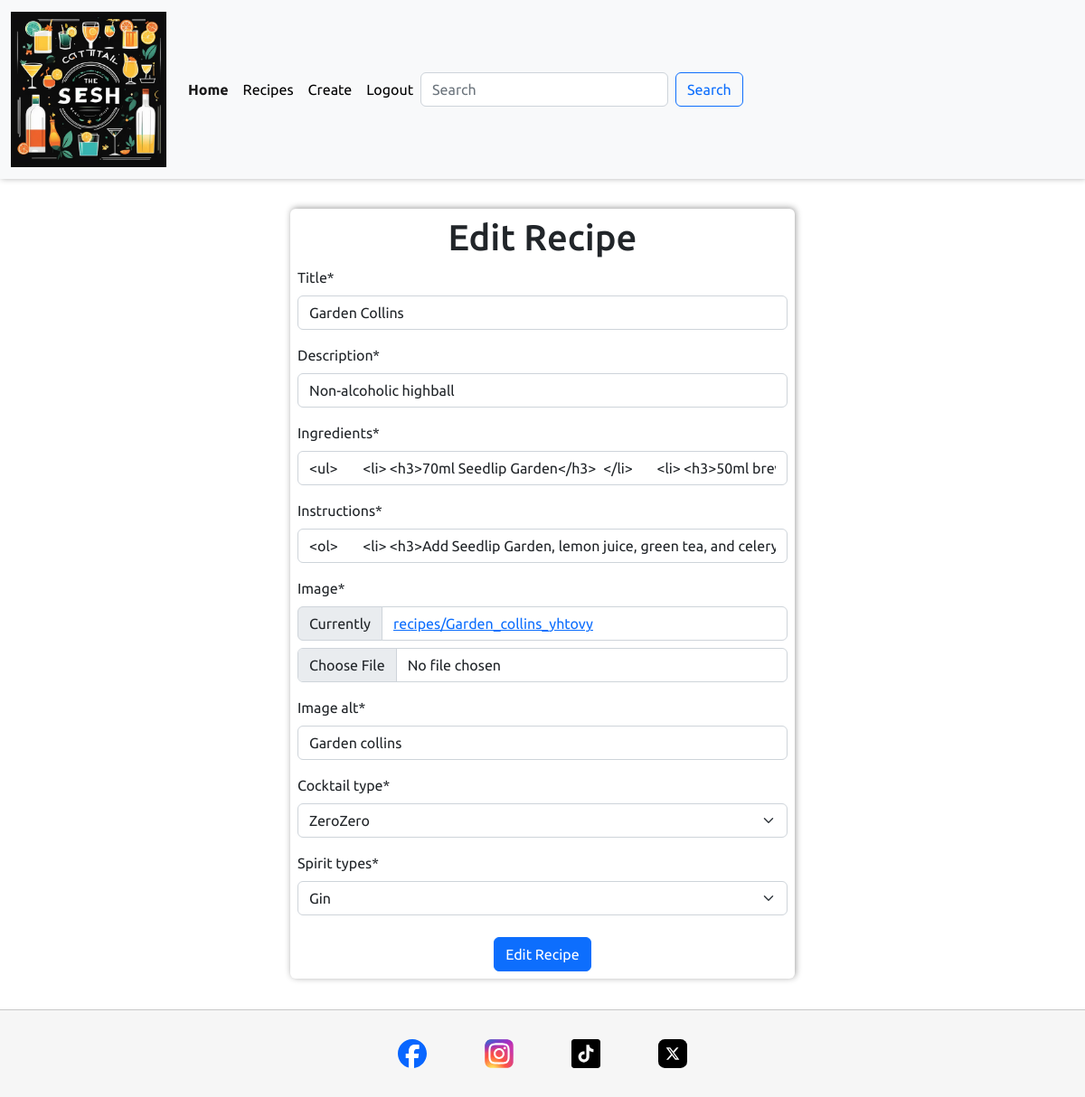
Page /recipes/edit/10/ (signed in) on the earlier database version.
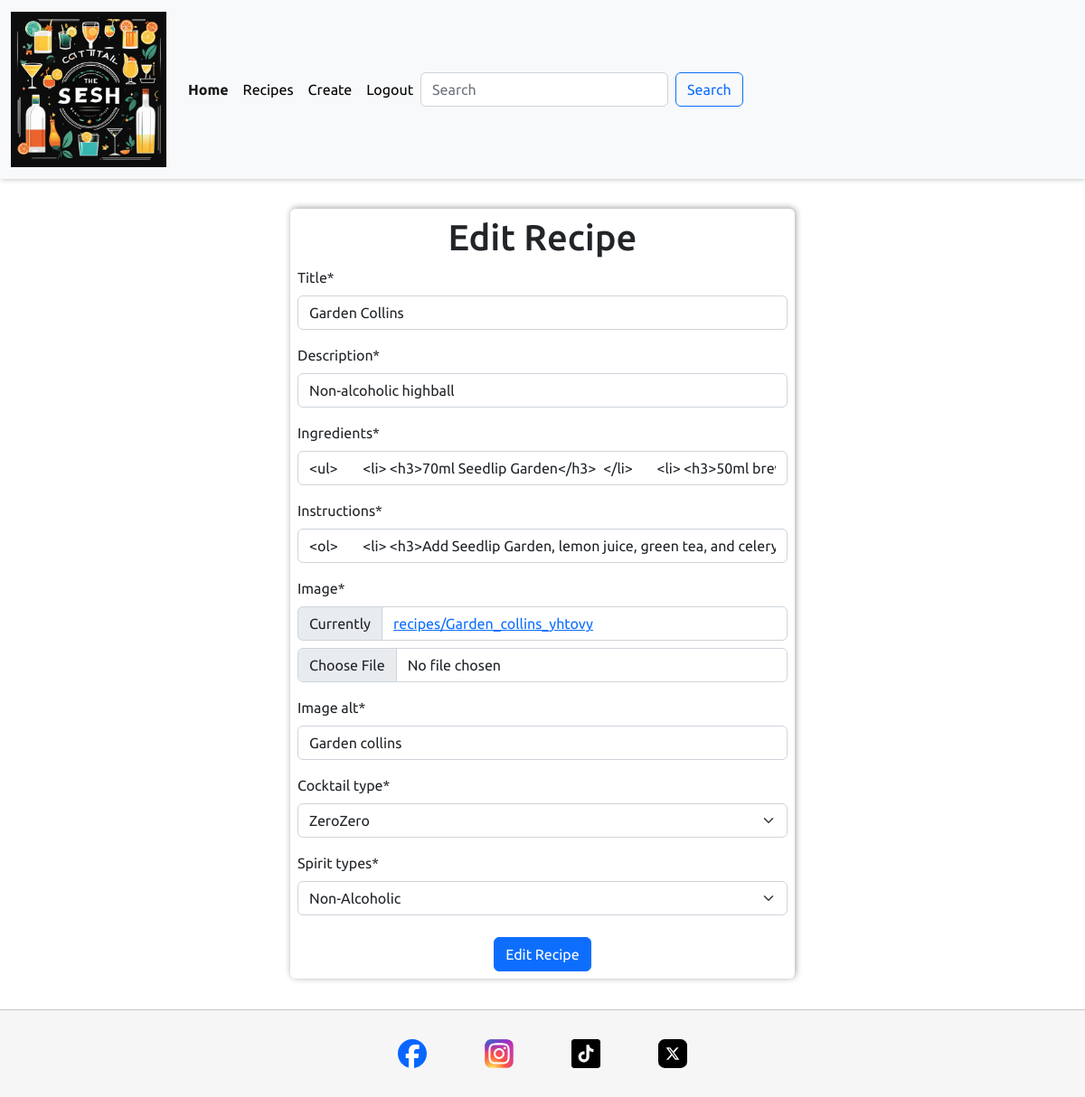
Same page on the later database version.
### recipes/models.py (models this page shows, shortened)
class Recipe(models.Model):
    user = models.ForeignKey(
        User, related_name="recipe_owner", on_delete=models.CASCADE
    )
    title = models.CharField(max_length=400, null=False, blank=False)
    description = models.CharField(max_length=600, null=False, blank=False)
    instructions = RichTextField(max_length=12000, null=False, blank=False)
    ingredients = RichTextField(max_length=12000, null=False, blank=False)
    image = ResizedImageField(
        size=[350, None],
        quality=80,
        upload_to="recipes/",
        force_format="WEBP",
        blank=False,
        null=False,
    )
    image_alt = models.CharField(max_length=200, null=False, blank=False)
    cocktail_type = models.CharField(
        max_length=100, choices=COCKTAIL_TYPES, default="sweet"
    )
    spirit_types = models.CharField(max_length=100, choices=SPIRIT_TYPES, default="gin")
    date_posted = models.DateTimeField(auto_now=True)
    class Meta:
        ordering = ["-date_posted"]

### recipes/views.py (the view)
# urls.py: path("edit/<slug:pk>/", EditRecipe.as_view(), name="edit_recipe"),
class EditRecipe(LoginRequiredMixin, UserPassesTestMixin, UpdateView):
    template_name = 'recipes/edit_recipe.html'
    model = Recipe
    form_class = RecipeForm
    success_url = '/recipes/'
    def test_func(self):
        return self.request.user == self.get_object().user

### recipes/forms.py
class RecipeForm(forms.ModelForm):
    class Meta:
        model = Recipe
        fields = [
            "title",
            "description",
            "ingredients",
            "instructions",
            "image",
            "image_alt",
            "cocktail_type",
            "spirit_types",
        ]
    ingredients = forms.CharField(widget=RichTextWidget())
    instructions = forms.CharField(widget=RichTextWidget())
    widget = {
        "description": forms.Textarea(attrs={"rows": 5}),
    }
    labels = {
        "title": "Recipe Title",
        "description": "Description",
        "ingredients": "Recipe Ingredients",
        "instructions": "Recipe Instructions",
        "image": "Recipe Image",
        "image_alt": "Describe Image",
        "cocktail_type": "Cocktail Type",
        "spirit_types": "Spirit Type",
    }

### recipes/templates/recipes/edit_recipe.html (shortened to what this page needs)
{% extends "base.html" %}
{% block content %}
<div class="container">
    <form method="POST" enctype="multipart/form-data" class="p-2 form">
        <h1 class="text-center">Edit Recipe</h1>
        {{ form|crispy }}
        <div class="text-center">
            <button type="submit" class="btn btn-primary mt-2">Edit Recipe</button>
        </div>
    </form>
</div>
{% endblock %}

### templates/base.html (shortened to what this page needs)
{% load static %}
<!DOCTYPE html>
<html lang="en">
<head>
    {% block extra_css %}
    <link rel="stylesheet" href="https://cdnjs.cloudflare.com/ajax/libs/bootstrap/5.2.3/css/bootstrap.min.css" />
    <link rel="stylesheet" href="{% static '/css/base.css' %}">
    {% endblock %}
</head>
<body>
    {% include 'includes/header.html' %}
    <main>
        {% block content %}
        {% endblock %}
    </main>
    {% include 'includes/footer.html' %}
</body>
</html>

### templates/includes/header.html (shortened to what this page needs)
{% load static %}
<header>
    <nav class="navbar navbar-expand-lg bg-light">
        <div class="container-fluid">
          <a class="navbar-brand" href="#"><img src="{% static 'images/logo.webp' %}" alt="The Sesh Recipe Logo" class="logo"></a>
          <div class="collapse navbar-collapse" id="navbarNav">
            <ul class="navbar-nav">
              <li class="nav-item">
                <a class="nav-link active" aria-current="page" href="{% url 'home' %}">Home</a>
              </li>
              <li class="nav-item">
                <a class="nav-link {% if url_name == 'recipes' %}active{% endif %}" href="{% url 'recipes' %}">Recipes</a>
              </li>
              <li class="nav-item">
                <a class="nav-link {% if url_name == 'add_recipe' %}active{% endif %}" href="{% url 'add_recipe' %}">Create</a>
              </li>
              {% if request.user.is_authenticated %}
              <li class="nav-item">
                <a class="nav-link {% if url_name == 'accounts_logout' %}active{% endif %}" href="/accounts/logout/">Logout</a>
              </li>
              {% endif %}
            </ul>
            <form class="d-flex" role="search" method="GET" action="{% url 'recipes' %}">
                <input class="form-control me-2" name="q" type="search" placeholder="Search" aria-label="Search">
                <button class="btn btn-outline-primary" type="submit">Search</button>
              </form>
          </div>
        </div>
      </nav>
</header>

### templates/includes/footer.html
{% load static %}
<footer>
    <a href="https://www.facebook.com/" target="_blank" rel="noopener" aria-label="Facebook - Opens new tab">
        <img src="{% static '/icons/facebook-icon.svg' %}" alt="Facebook Icon" class="social-icon">
    </a>
    <a href="https://www.instagram.com/" target="_blank" rel="noopener" aria-label="Instagram - Opens new tab">
        <img src="{% static '/icons/instagram-icon.svg' %}" alt="Instagram Icon" class="social-icon">
    </a>
    <a href="https://www.tiktok.com/" target="_blank" rel="noopener" aria-label="TikTok - Opens new tab">
        <img src="{% static '/icons/tiktok-icon.svg' %}" alt="TikTok Icon" class="social-icon">
    </a>
    <a href="https://x.com/" target="_blank" rel="noopener" aria-label="X - Opens new tab">
        <img src="{% static '/icons/x-icon.svg' %}" alt="X Icon" class="social-icon">
    </a>
</footer>

### static/css/base.css (style rules this page uses)
:root { --title: 'Ubuntu', serif; --main-font: 'Ubuntu', serif; --background: #3f006a0f; --blue: #0d6efd; --black: #000; --off-white: #f6f6f6; --white: #fff; --orange: #ffbf50; --green: #64ff50; --red: #f82424; --smal-box-shadow: 1px -1px 7px 0 #00000061; --border: 1px solid #00000030; }
html, body { height: 100%; }
body { display: flex; flex-direction: column; font-family: var(--main-font); }
h1, h2, h3, h4, h5, h6 { font-family: var(--title); }
main { flex: 1 0 auto; background-color: var(--white); }
.navbar { background-color: var(--off-white); box-shadow: var(--smal-box-shadow); }
a.nav-link { color: var(--black); }
img.logo { width: 10.75rem; }
.active { border-bottom: 3px solid var(--pink); font-weight: 650; }
.form { margin: 3% auto; width: 100%; box-shadow: var(--smal-box-shadow); border-radius: 6px; }
footer { flex-shrink: 0; background-color: var(--off-white); display: flex; flex-direction: row; justify-content: center; align-items: center; border-top: var(--border); }
.social-icon { height: 2rem; margin: 2rem; }
@media screen and (min-width:40em) { .form { width: 50%; } }

Differences in the rows shown:
changed Recipe "Garden Collins": spirit_types "Gin" → "Non-Alcoholic"
